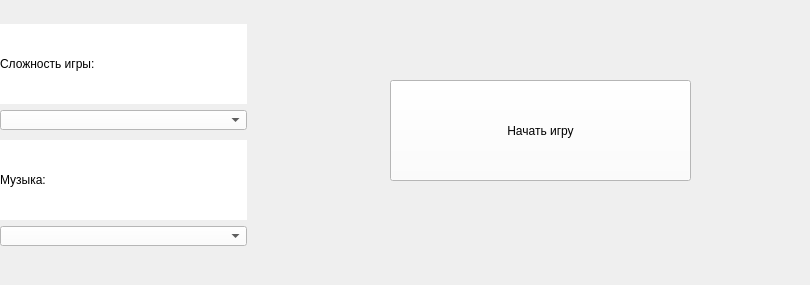
<?xml version="1.0" encoding="UTF-8"?>
<ui version="4.0">
 <class>Form</class>
 <widget class="QWidget" name="Form">
  <property name="geometry">
   <rect>
    <x>0</x>
    <y>0</y>
    <width>810</width>
    <height>285</height>
   </rect>
  </property>
  <property name="minimumSize">
   <size>
    <width>809</width>
    <height>284</height>
   </size>
  </property>
  <property name="maximumSize">
   <size>
    <width>810</width>
    <height>285</height>
   </size>
  </property>
  <property name="windowTitle">
   <string>Form</string>
  </property>
  <property name="styleSheet">
   <string notr="true">background-color: qlineargradient(spread:pad, x1:0, y1:0, x2:1, y2:0, stop:0 rgba(245, 224, 176, 255), stop:0.09 rgba(246, 189, 237, 255), stop:0.14 rgba(194, 207, 246, 255), stop:0.19 rgba(184, 160, 168, 255), stop:0.25 rgba(171, 186, 248, 255), stop:0.32 rgba(243, 248, 224, 255), stop:0.385 rgba(249, 162, 183, 255), stop:0.47 rgba(100, 115, 124, 255), stop:0.58 rgba(251, 205, 202, 255), stop:0.65 rgba(170, 128, 185, 255), stop:0.75 rgba(252, 222, 204, 255), stop:0.805 rgba(206, 122, 218, 255), stop:0.86 rgba(254, 223, 175, 255), stop:0.91 rgba(254, 236, 244, 255), stop:1 rgba(255, 191, 221, 255));</string>
  </property>
  <widget class="QWidget" name="verticalLayoutWidget">
   <property name="geometry">
    <rect>
     <x>0</x>
     <y>20</y>
     <width>251</width>
     <height>231</height>
    </rect>
   </property>
   <layout class="QVBoxLayout" name="verticalLayout">
    <item>
     <layout class="QVBoxLayout" name="verticalLayout_2">
      <item>
       <widget class="QLabel" name="label_2">
        <property name="minimumSize">
         <size>
          <width>247</width>
          <height>80</height>
         </size>
        </property>
        <property name="maximumSize">
         <size>
          <width>247</width>
          <height>80</height>
         </size>
        </property>
        <property name="whatsThis">
         <string>&lt;html&gt;&lt;head/&gt;&lt;body&gt;&lt;p align=&quot;center&quot;&gt;&lt;br/&gt;&lt;/p&gt;&lt;/body&gt;&lt;/html&gt;</string>
        </property>
        <property name="styleSheet">
         <string notr="true">background-color: rgb(255, 255, 255);
font: 75 14pt &quot;MS Shell Dlg 2&quot;;</string>
        </property>
        <property name="text">
         <string>Сложность игры:</string>
        </property>
       </widget>
      </item>
      <item>
       <widget class="QComboBox" name="comboBox">
        <property name="minimumSize">
         <size>
          <width>247</width>
          <height>20</height>
         </size>
        </property>
        <property name="maximumSize">
         <size>
          <width>247</width>
          <height>20</height>
         </size>
        </property>
        <property name="styleSheet">
         <string notr="true">background-color: rgb(255, 255, 255);</string>
        </property>
       </widget>
      </item>
     </layout>
    </item>
    <item>
     <layout class="QVBoxLayout" name="verticalLayout_3">
      <item>
       <widget class="QLabel" name="label_3">
        <property name="minimumSize">
         <size>
          <width>247</width>
          <height>80</height>
         </size>
        </property>
        <property name="maximumSize">
         <size>
          <width>247</width>
          <height>80</height>
         </size>
        </property>
        <property name="whatsThis">
         <string>&lt;html&gt;&lt;head/&gt;&lt;body&gt;&lt;p align=&quot;center&quot;&gt;&lt;br/&gt;&lt;/p&gt;&lt;/body&gt;&lt;/html&gt;</string>
        </property>
        <property name="styleSheet">
         <string notr="true">background-color: rgb(255, 255, 255);
font: 75 14pt &quot;MS Shell Dlg 2&quot;;</string>
        </property>
        <property name="text">
         <string>Музыка:</string>
        </property>
       </widget>
      </item>
      <item>
       <widget class="QComboBox" name="comboBox_2">
        <property name="minimumSize">
         <size>
          <width>247</width>
          <height>20</height>
         </size>
        </property>
        <property name="maximumSize">
         <size>
          <width>247</width>
          <height>20</height>
         </size>
        </property>
        <property name="styleSheet">
         <string notr="true">background-color: rgb(255, 255, 255);</string>
        </property>
       </widget>
      </item>
     </layout>
    </item>
   </layout>
  </widget>
  <widget class="QPushButton" name="pushButton">
   <property name="geometry">
    <rect>
     <x>390</x>
     <y>80</y>
     <width>301</width>
     <height>101</height>
    </rect>
   </property>
   <property name="minimumSize">
    <size>
     <width>301</width>
     <height>101</height>
    </size>
   </property>
   <property name="maximumSize">
    <size>
     <width>301</width>
     <height>101</height>
    </size>
   </property>
   <property name="styleSheet">
    <string notr="true">background-color: rgb(255, 255, 255);
font: 75 18pt &quot;MS Shell Dlg 2&quot;;</string>
   </property>
   <property name="text">
    <string>Начать игру</string>
   </property>
  </widget>
 </widget>
 <resources/>
 <connections/>
</ui>
